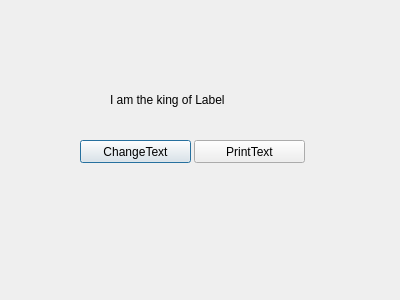
<?xml version="1.0" encoding="UTF-8"?>
<ui version="4.0">
 <class>Dialog</class>
 <widget class="QDialog" name="Dialog">
  <property name="geometry">
   <rect>
    <x>0</x>
    <y>0</y>
    <width>400</width>
    <height>300</height>
   </rect>
  </property>
  <property name="windowTitle">
   <string>Dialog</string>
  </property>
  <widget class="QLabel" name="label">
   <property name="geometry">
    <rect>
     <x>110</x>
     <y>90</y>
     <width>261</width>
     <height>20</height>
    </rect>
   </property>
   <property name="layoutDirection">
    <enum>Qt::LeftToRight</enum>
   </property>
   <property name="autoFillBackground">
    <bool>false</bool>
   </property>
   <property name="text">
    <string>I am the king of Label</string>
   </property>
  </widget>
  <widget class="QPushButton" name="btnChangeText">
   <property name="geometry">
    <rect>
     <x>80</x>
     <y>140</y>
     <width>111</width>
     <height>23</height>
    </rect>
   </property>
   <property name="text">
    <string>ChangeText</string>
   </property>
  </widget>
  <widget class="QPushButton" name="btnPrintText">
   <property name="geometry">
    <rect>
     <x>194</x>
     <y>140</y>
     <width>111</width>
     <height>23</height>
    </rect>
   </property>
   <property name="text">
    <string>PrintText</string>
   </property>
  </widget>
 </widget>
 <resources/>
 <connections/>
</ui>
